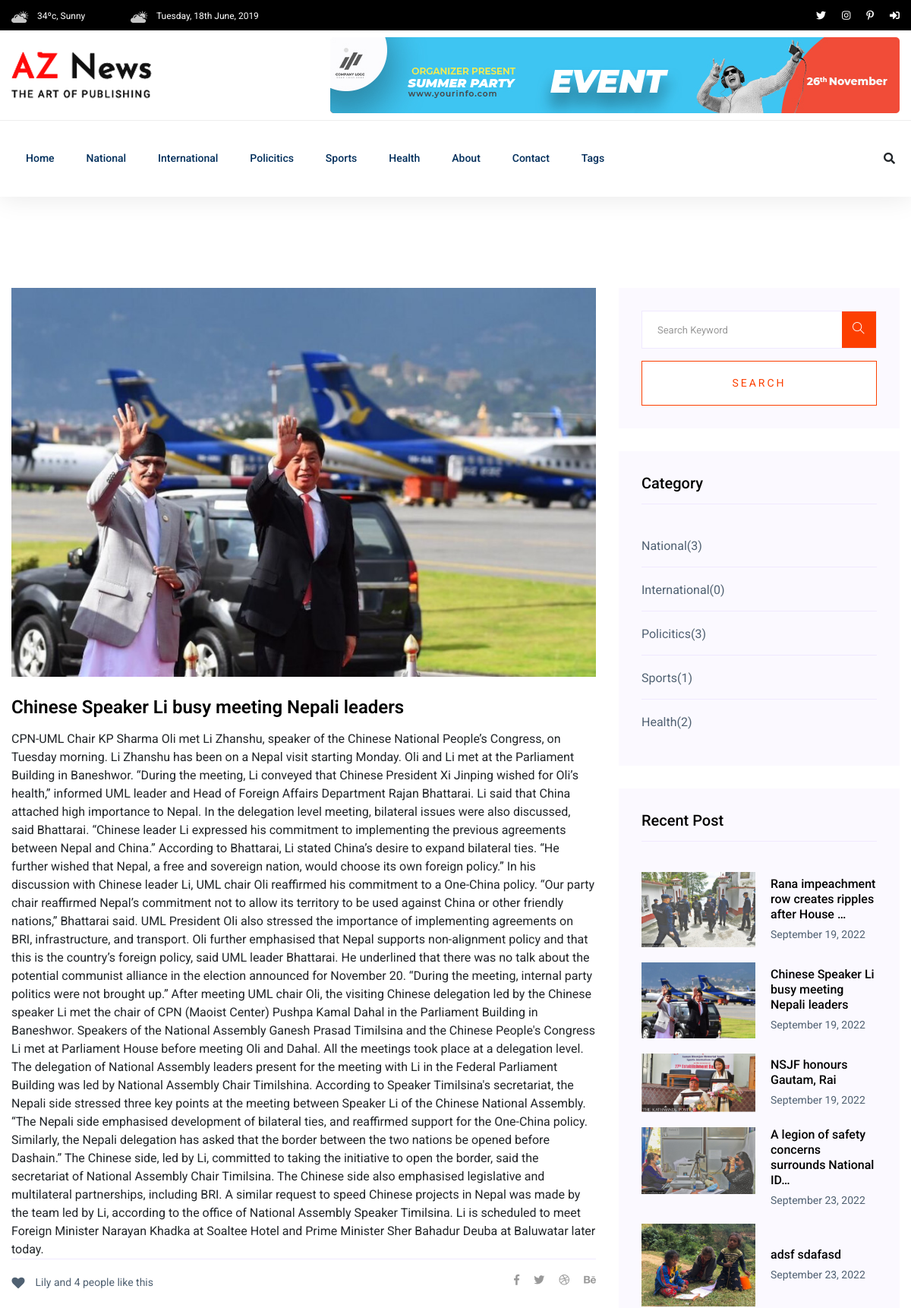
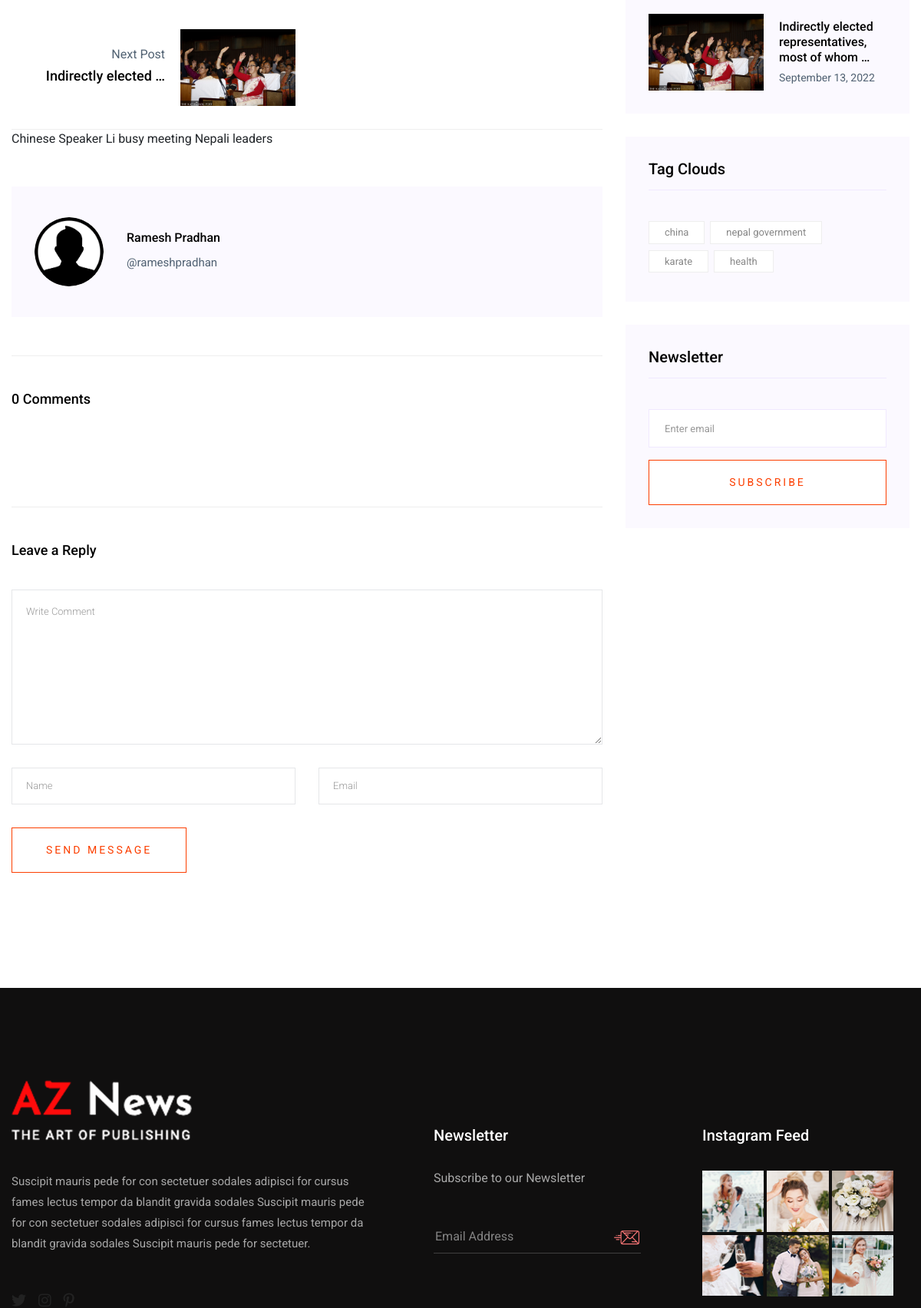
Screenshot of /post-detail/1/ (upper part) with the database file from the repository (2 pictures, top to bottom).
### personal_blog/models.py (models this page shows, shortened)
class TimeStampModel(models.Model):
    created_at = models.DateTimeField(auto_now_add=True)
    updated_at = models.DateTimeField(auto_now=True)
    class Meta:
        abstract = True  # does not create table for TimeStampModel

class Category(TimeStampModel):
    name = models.CharField(max_length=30)
    class Meta:
        verbose_name = "Category"
        verbose_name_plural = "Categories"

class Post(TimeStampModel):
    STATUS_CHOICES = [
        ("published", "published"),
        ("unpublished", "unpublished"),
    ]
    title = models.CharField(max_length=256)
    category = models.ForeignKey(
        Category, on_delete=models.CASCADE, blank=False, null=False
    )
    tag = models.ManyToManyField(Tag)
    author = models.ForeignKey("auth.User", on_delete=models.CASCADE)
    featured_image = models.ImageField(upload_to="featured_images/%Y/%m/%d")
    status = models.CharField(
        max_length=15, choices=STATUS_CHOICES, default="unpublished"
    )
    content = models.TextField()
    views_count = models.PositiveIntegerField(default=0)
    published_at = models.DateTimeField(null=True, blank=True)
    def __str__(self):
        return self.title
    @property
    def latest_comments(self):
        comments = Comment.objects.filter(post=self).order_by('-created_at')[:10]
        return comments
    @property
    def comments_count(self):
        count = Comment.objects.filter(post=self).order_by('-created_at').count()
        return count

class Tag(TimeStampModel):
    name = models.CharField(max_length=30)

### personal_blog/views.py (the view)
class PostDetailView(DetailView):
    model = Post
    template_name = "aznews/main/post/post_detail/post_detail.html"
    context_object_name = "post"
    def get_context_data(self, **kwargs):
        obj = self.get_object()
        obj.views_count += 1
        obj.save()
        context = super().get_context_data(**kwargs)
        context['previous_post'] = Post.objects.filter(status='published', id__lt=obj.id).order_by('-id').first()
        context['next_post'] = Post.objects.filter(status='published', id__gt=obj.id).order_by('id').first()
        return context

### personal_blog/navigation_context_processor.py (called while the page is built)
def navigation(request):
    categories = Category.objects.all()
    tags = Tag.objects.all()
    top_posts = Post.objects.filter(status="published").order_by("-views_count")[:6]
    return {
        "categories": categories,
        "tags": tags,
        "top_posts": top_posts,
    }

### templates/aznews/main/post/post_detail/post_detail.html
{% extends "aznews/base.html" %}
{% block content %}
  <section class="blog_area single-post-area section-padding">
    <div class="container">
      <div class="row">
        {% include "aznews/main/post/post_detail/post_left.html" %}
        {% include "aznews/main/post/post_right.html" %}
      </div>
    </div>
  </section>
{% endblock content %}

### templates/aznews/header/header_bottom.html (shortened to what this page needs)
{% load static %}
<div class="header-bottom header-sticky">
  <div class="container">
    <div class="row align-items-center">
      <div class="col-xl-10 col-lg-10 col-md-12 header-flex">
        <div class="main-menu d-none d-md-block">
          <nav>
            <ul id="navigation">
              <li>
                <a href="/">Home</a>
              </li>
              {% for category in categories  %}
                <li>
                  <a href="{% url 'post-by-category' category.pk %}">{{ category.name }}</a>
                </li>
              {% endfor %}
              <li>
                <a href="{% url 'about' %}">About</a>
              </li>
              <li>
                <a href="{% url 'contact' %}">Contact</a>
              </li>
              <li>
                <a href="#">Tags</a>
              </li>
            </ul>
          </nav>
        </div>
      </div>
      <div class="col-xl-2 col-lg-2 col-md-4">
        <div class="header-right-btn f-right d-none d-lg-block">
          <i class="fas fa-search special-tag"></i>
        </div>
      </div>
      <div class="col-12">
      </div>
    </div>
  </div>
</div>

### templates/aznews/main/post/post_detail/post_left.html
<div class="col-lg-8 posts-list">
  <div class="single-post">
    <div class="feature-img">
      <img class="img-fluid"
           src="{{ post.featured_image.url }}"
           alt="{{ post.title }}">
    </div>
    <div class="blog_details">
      <h2>{{ post.title }}</h2>
      {{ post.content | safe }}
    </div>
  </div>
  {% include "aznews/main/post/post_detail/navigation_top.html" %}
  {% include "aznews/main/post/post_detail/post_author.html" %}
  {% include "aznews/main/post/post_detail/post_comment.html" %}
  {% include "aznews/main/post/post_detail/post_comment_form.html" %}
</div>

### templates/aznews/main/post/post_detail/navigation_top.html (shortened to what this page needs)
<div class="navigation-top">
  <div class="d-sm-flex justify-content-between text-center">
    <p class="like-info">
      <span class="align-middle"><i class="fa fa-heart"></i></span> Lily and 4
      people like this
    </p>
    <div class="col-sm-4 text-center my-2 my-sm-0">
    </div>
    <ul class="social-icons">
      <li>
        <a href="#"><i class="fab fa-facebook-f"></i></a>
      </li>
      <li>
        <a href="#"><i class="fab fa-twitter"></i></a>
      </li>
      <li>
        <a href="#"><i class="fab fa-dribbble"></i></a>
      </li>
      <li>
        <a href="#"><i class="fab fa-behance"></i></a>
      </li>
    </ul>
  </div>
  <div class="navigation-area">
    <div class="row">
      {% if next_post %}
        <div class="col-lg-6 col-md-6 col-12 nav-right flex-row d-flex justify-content-end align-items-center">
          <div class="detials">
            <p>Next Post</p>
            <a href="{% url 'post-detail' next_post.pk %}">
              <h4>{{next_post.title | truncatechars:20}}</h4>
            </a>
          </div>
          <div class="arrow">
            <a href="{% url 'post-detail' next_post.pk %}">
            </a>
          </div>
          <div class="thumb">
            <a href="{% url 'post-detail' next_post.pk %}">
              <img class="img-fluid" src="{{next_post.featured_image.url}}" alt="{{next_post.title}}" width="150px">
            </a>
          </div>
        </div>
      {% endif %}
    </div>
  </div>
</div>

### templates/aznews/main/post/post_detail/post_author.html
{% load static %}
{{post}}
<div class="blog-author">
  <div class="media align-items-center">
    <img src="{% static 'aznews/assets/img/profile.png' %}" alt="{{post.author.get_full_name}}">
    <div class="media-body">
      <a href="#">
        <h4>{{post.author.get_full_name}}</h4>
      </a>
      <p>
        @{{ post.author.username }}
      </p>
    </div>
  </div>
</div>

### templates/aznews/main/post/post_detail/post_comment.html (shortened to what this page needs)
{% load static %}
<div class="comments-area">
  <h4>{{post.comments_count}} Comments</h4>
</div>

### templates/aznews/main/post/post_right.html (shortened to what this page needs)
<div class="col-lg-4">
  <div class="blog_right_sidebar">
    <aside class="single_sidebar_widget search_widget">
      <form action="{% url 'post-search' %}" method="post">
        <div class="form-group">
          <div class="input-group mb-3">
            <input type="text"
                   class="form-control"
                   placeholder='Search Keyword'
                   onfocus="this.placeholder = ''"
                   onblur="this.placeholder = 'Search Keyword'"
                   name="query"
                   value="{{query}}">
            <div class="input-group-append">
              <button class="btns" type="submit">
                <i class="ti-search"></i>
              </button>
            </div>
          </div>
        </div>
        <button class="button rounded-0 primary-bg text-white w-100 btn_1 boxed-btn"
                type="submit">Search</button>
      </form>
    </aside>
    <aside class="single_sidebar_widget post_category_widget">
      <h4 class="widget_title">Category</h4>
      <ul class="list cat-list">
        {% for category in categories %}
        <li>
          <a href="#" class="d-flex">
            <p>{{ category.name | title }}</p>
            <p>({{ category.post_set.count}})</p>
          </a>
        </li>
        {% endfor  %}
      </ul>
    </aside>
    <aside class="single_sidebar_widget popular_post_widget">
      <h3 class="widget_title">Recent Post</h3>
      {% for top_post in top_posts %}
      <div class="media post_item">
        <img src="{{ top_post.featured_image.url }}" alt="{{ top_post.title}}" width="150px">
        <div class="media-body">
          <a href="{% url 'post-detail' top_post.pk %}">
            <h3>{{ top_post.title | truncatechars:50 }}</h3>
          </a>
          <p>{{top_post.published_at | date:"F d, Y"}}</p>
        </div>
      </div>
      {% endfor %}
    </aside>
    <aside class="single_sidebar_widget tag_cloud_widget">
      <h4 class="widget_title">Tag Clouds</h4>
      <ul class="list">
        {% for tag in tags %}
        <li>
          <a href="{% url 'post-by-tag' tag.pk %}">{{tag.name}}</a>
        </li>
        {% endfor %}
      </ul>
    </aside>
    <aside class="single_sidebar_widget newsletter_widget">
      <h4 class="widget_title">
        Newsletter
      </h4>
      <form action="#" id="right_newsletter_form" method="post">
        <div class="form-group">
          <input type="email"
                 name="email"
                 class="form-control"
                 onfocus="this.placeholder = ''"
                 onblur="this.placeholder = 'Enter email'"
                 placeholder='Enter email'
                 required>
        </div>
        <button class="button rounded-0 primary-bg text-white w-100 btn_1 boxed-btn"
                type="submit">
          Subscribe
        </button>
      </form>
    </aside>
  </div>
</div>

### rows the page displays
Category: name "National", post_set.count "3"
Category: name "International", post_set.count "0"
Category: name "Policitics", post_set.count "3"
Category: name "Sports", post_set.count "1"
Category: name "Health", post_set.count "2"
Post: featured_image (picture), title "Chinese Speaker Li busy meeting Nepali leaders", content "CPN-UML Chair KP Sharma Oli met Li Zhanshu, speaker of the Chinese National People’s Congress, on Tuesday morning. Li Zhanshu has been on a Nepal visit starting Monday. Oli and Li met at the Parliament Building in Baneshwor. “During the meeting, Li conveyed that Chinese President Xi Jinping wished for Oli’s health,” informed UML leader and Head of Foreign Affairs Department Rajan Bhattarai. Li said that China attached high importance to Nepal. In the delegation level meeting, bilateral issues were also discussed, said Bhattarai. “Chinese leader Li expressed his commitment to implementing the previous agreements between Nepal and China.” According to Bhattarai, Li stated China’s desire to…", author.get_full_name "Ramesh Pradhan", author.username "rameshpradhan", comments_count "0", published_at "September 19, 2022"
Post: title "Indirectly elected …", featured_image (picture), title "Indirectly elected representatives, most of whom …", published_at "September 13, 2022"
Post: featured_image (picture), title "Rana impeachment row creates ripples after House …", published_at "September 19, 2022"
Post: featured_image (picture), title "NSJF honours Gautam, Rai", published_at "September 19, 2022"
Post: featured_image (picture), title "A legion of safety concerns surrounds National ID…", published_at "September 23, 2022"
Post: featured_image (picture), title "adsf sdafasd", published_at "September 23, 2022"
Tag: name "china"
Tag: name "nepal government"
Tag: name "karate"
Tag: name "health"
